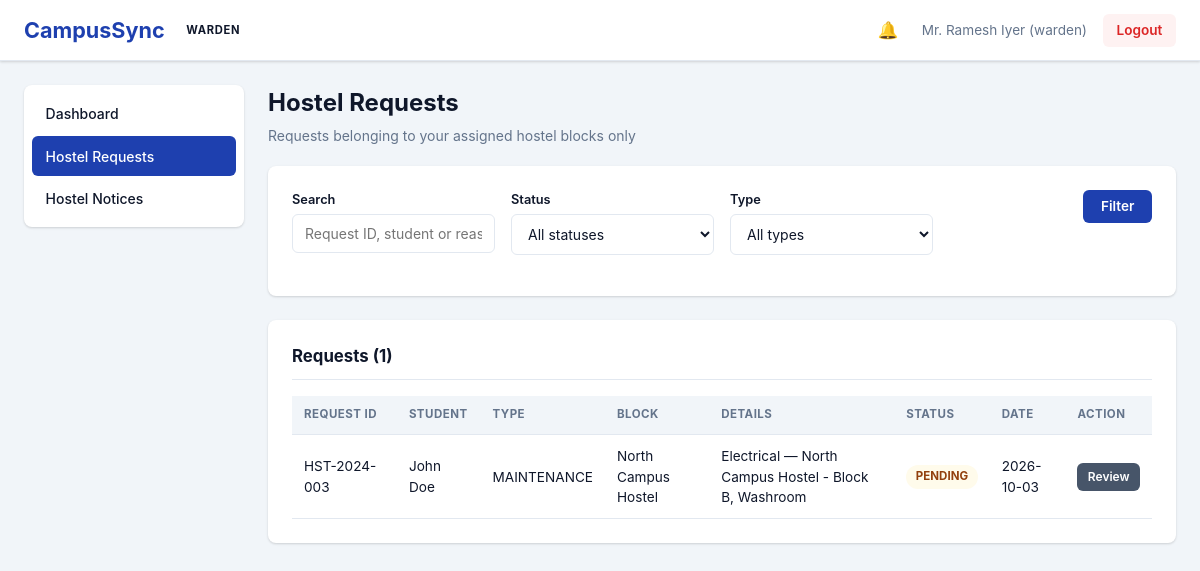
The page /warden/requests (signed in) on the database as committed earlier.
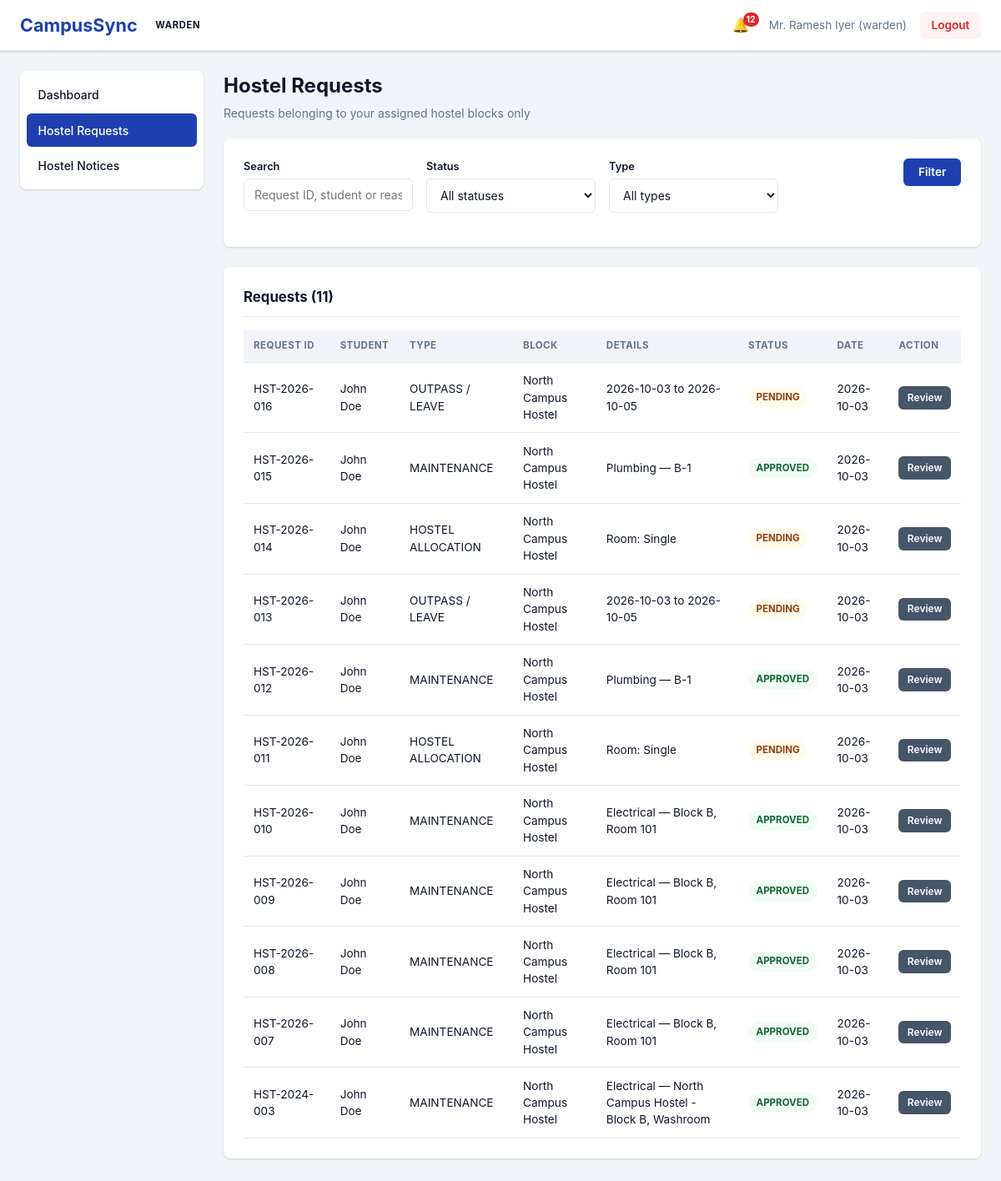
The same page on the database as committed later.
### models.py (models this page shows, shortened)
class HostelRequest(db.Model):
    __tablename__ = 'hostel_requests'
    id = db.Column(db.Integer, primary_key=True)
    request_id = db.Column(db.String(20), unique=True, nullable=False)
    student_id = db.Column(db.Integer, db.ForeignKey('users.id'), nullable=False)
    hostel_name = db.Column(db.String(100), nullable=False)
    room_preference = db.Column(db.String(50), nullable=False)
    reason = db.Column(db.Text, nullable=False)
    status = db.Column(db.String(20), default='Pending')
    created_at = db.Column(db.DateTime, default=datetime.utcnow)
    updated_at = db.Column(db.DateTime, default=datetime.utcnow, onupdate=datetime.utcnow)
    hostel_block_id = db.Column(db.Integer, db.ForeignKey('hostel_blocks.id'), nullable=True)
    request_type = db.Column(db.String(40), default=REQ_ALLOCATION)
    issue_type = db.Column(db.String(60))       # maintenance issue type
    location = db.Column(db.String(120))        # maintenance location
    start_date = db.Column(db.Date)             # outpass
    end_date = db.Column(db.Date)               # outpass
    warden_comment = db.Column(db.Text)
    clarification_note = db.Column(db.Text)
    decided_by_id = db.Column(db.Integer, db.ForeignKey('users.id'), nullable=True)
    decided_at = db.Column(db.DateTime)
    block = db.relationship('HostelBlock', lazy=True)
    decided_by = db.relationship('User', foreign_keys=[decided_by_id], lazy=True)

class User(db.Model):
    __tablename__ = 'users'
    id = db.Column(db.Integer, primary_key=True)
    username = db.Column(db.String(80), unique=True, nullable=False)
    password_hash = db.Column(db.String(120), nullable=False)
    role = db.Column(db.String(20), nullable=False)  # student|warden|staff|lostfound|admin
    full_name = db.Column(db.String(100), nullable=False)
    email = db.Column(db.String(120), unique=True, nullable=False)
    created_at = db.Column(db.DateTime, default=datetime.utcnow)
    phone = db.Column(db.String(20))
    department_id = db.Column(db.Integer, db.ForeignKey('departments.id'), nullable=True)
    is_active = db.Column(db.Boolean, default=True)
    failed_login_attempts = db.Column(db.Integer, default=0)
    locked_until = db.Column(db.DateTime)
    last_login_at = db.Column(db.DateTime)
    complaints = db.relationship('Complaint', backref='student', lazy=True,
                                foreign_keys='Complaint.student_id')
    hostel_requests = db.relationship('HostelRequest', backref='student', lazy=True,
                                      foreign_keys='HostelRequest.student_id')
    notifications = db.relationship('Notification', backref='user', lazy=True)

### routes/warden.py (the view)
@warden_bp.route('/requests')
@warden_required
def requests():
    user = current_user()
    status_filter = request.args.get('status', '').strip().upper()
    type_filter = request.args.get('type', '').strip().upper()
    keyword = request.args.get('q', '').strip()
    return render_template('warden/requests.html', user=user,
                           requests=scoped_requests(user, status_filter, type_filter, keyword),
                           blocks=my_blocks(user),
                           statuses=HOSTEL_REQUEST_STATUSES,
                           filters={'status': status_filter, 'type': type_filter,
                                    'q': keyword},
                           unread_notifications=unread_count(user.id))

### routes/warden.py (called while the page is built)
def my_blocks(user):
    if user.role == 'admin':
        return HostelBlock.query.filter_by(is_active=True).order_by(HostelBlock.name).all()
    return HostelBlock.query.filter_by(warden_id=user.id, is_active=True).order_by(
        HostelBlock.name).all()

def block_ids(user):
    return [b.id for b in my_blocks(user)]

def scoped_requests(user, status_filter=None, type_filter=None, keyword=None):
    ids = block_ids(user)
    if not ids:
        return []
    q = HostelRequest.query.filter(HostelRequest.hostel_block_id.in_(ids))
    if status_filter and status_filter in HOSTEL_REQUEST_STATUSES:
        q = q.filter(HostelRequest.status == status_filter)
    if type_filter and type_filter in (REQ_ALLOCATION, REQ_MAINTENANCE, REQ_OUTPASS):
        q = q.filter(HostelRequest.request_type == type_filter)
    if keyword:
        like = '%' + keyword + '%'
        q = q.filter(db.or_(HostelRequest.request_id.ilike(like),
                            HostelRequest.reason.ilike(like),
                            HostelRequest.student.has(
                                User.full_name.ilike(like))))
    return q.order_by(HostelRequest.created_at.desc()).all()

### templates/warden/requests.html (shortened to what this page needs)
{% extends 'base.html' %}
{% block content %}
<div class='page-container'>
    <div class='page-header'>
        <h2>Hostel Requests</h2>
        <p>Requests belonging to your assigned hostel blocks only</p>
    </div>
    <form method='GET' class='form-card' novalidate>
        <div class='form-row'>
            <div class='form-group'>
                <label for='q'>Search</label>
                <input type='text' id='q' name='q' value='{{ filters.q }}'
                       placeholder='Request ID, student or reason'>
            </div>
            <div class='form-group'>
                <label for='status'>Status</label>
                <select id='status' name='status'>
                    <option value=''>All statuses</option>
                </select>
            </div>
            <div class='form-group'>
                <label for='type'>Type</label>
                <select id='type' name='type'>
                    <option value=''>All types</option>
                </select>
            </div>
            <div class='form-group' style='display:flex;align-items:flex-end;'>
                <button type='submit' class='btn btn-primary'>Filter</button>
            </div>
        </div>
    </form>
    <div class='table-card'>
        <h3>Requests ({{ requests|length }})</h3>
        {% if requests %}
        <div class='table-responsive'>
            <table class='data-table'>
                <thead>
                    <tr>
                        <th>Request ID</th><th>Student</th><th>Type</th><th>Block</th>
                        <th>Details</th><th>Status</th><th>Date</th><th>Action</th>
                    </tr>
                </thead>
                <tbody>
                    {% for r in requests %}
                    <tr>
                        <td>{{ r.request_id }}</td>
                        <td>{{ r.student.full_name if r.student else 'N/A' }}</td>
                        <td>{{ r.request_type }}</td>
                        <td>{{ r.hostel_name }}</td>
                        <td>
                            {% if r.request_type == 'MAINTENANCE' %}{{ r.issue_type }} — {{ r.location }}
                            {% elif r.request_type == 'OUTPASS / LEAVE' %}{{ r.start_date }} to {{ r.end_date }}
                            {% else %}Room: {{ r.room_preference }}{% endif %}
                        </td>
                        <td><span class='status-badge status-{{ r.status|lower|replace(' ', '-') }}'>{{ r.status }}</span></td>
                        <td>{{ r.created_at.strftime('%Y-%m-%d') if r.created_at else 'N/A' }}</td>
                        <td><a href='{{ url_for('warden.request_detail', req_pk=r.id) }}' class='btn btn-secondary btn-sm'>Review</a></td>
                    </tr>
                    {% endfor %}
                </tbody>
            </table>
        </div>
        {% else %}
        <p class='empty-state'>No hostel requests match your filters.</p>
        {% endif %}
    </div>
</div>
{% endblock %}

### templates/base.html (shortened to what this page needs)
<!DOCTYPE html>
<html lang='en'>
<head>
    <link rel='stylesheet' href='{{ url_for('static', filename='css/style.css') }}'>
</head>
<body data-guard-exit="{{ 'true' if request.endpoint in ('student.dashboard', 'warden.dashboard', 'staff.dashboard', 'lostfound.dashboard', 'admin.dashboard') else 'false' }}" data-logout-url="{{ url_for('auth.logout') }}">
    <div class='app-container'>
        {% if session.user_id %}
        <header class='header'>
            <div class='header-left'>
                <h1 class='logo'>CampusSync</h1>
                <span class='role-badge {{ session.role }}'>{{ session.role }}</span>
            </div>
            <div class='header-right'>
                <a href='{{ url_for('student.notifications') if session.role == 'student' else url_for('admin.notifications') if session.role == 'admin' else '#' }}'
                   class='notification-indicator {% if unread_notifications|default(0) > 0 %}has-unread{% endif %}'>
                    <span class='bell'>🔔</span>
                    {% if unread_notifications|default(0) > 0 %}
                        <span class='badge'>{{ unread_notifications }}</span>
                    {% endif %}
                </a>
                <span class='user-info'>{{ session.full_name }} ({{ session.username }})</span>
                <a href='{{ url_for('auth.logout') }}' class='btn btn-logout'>Logout</a>
            </div>
        </header>
        <div class='main-container'>
            <nav class='sidebar'>
                <ul class='nav-menu'>
                    {% if session.role == 'student' %}
                    <li><a href='{{ url_for('student.dashboard') }}' class='nav-link {% if request.endpoint == 'student.dashboard' %}active{% endif %}'>Dashboard</a></li>
                    <li><a href='{{ url_for('student.register_complaint') }}' class='nav-link {% if request.endpoint == 'student.register_complaint' %}active{% endif %}'>Register Complaint</a></li>
                    <li><a href='{{ url_for('student.track_complaint') }}' class='nav-link {% if request.endpoint in ('student.track_complaint', 'student.complaint_detail') %}active{% endif %}'>Track Complaint</a></li>
                    <li><a href='{{ url_for('student.hostel') }}' class='nav-link {% if request.endpoint in ('student.hostel', 'student.hostel_request_detail') %}active{% endif %}'>My Hostel</a></li>
                    <li><a href='{{ url_for('student.hostel_request') }}' class='nav-link {% if request.endpoint == 'student.hostel_request' %}active{% endif %}'>Hostel Requests</a></li>
                    <li><a href='{{ url_for('student.lost_found') }}' class='nav-link {% if request.endpoint == 'student.lost_found' %}active{% endif %}'>Lost &amp; Found</a></li>
                    <li><a href='{{ url_for('student.notifications') }}' class='nav-link {% if request.endpoint == 'student.notifications' %}active{% endif %}'>Notifications</a></li>
                    {% elif session.role == 'warden' %}
                    <li><a href='{{ url_for('warden.dashboard') }}' class='nav-link {% if request.endpoint == 'warden.dashboard' %}active{% endif %}'>Dashboard</a></li>
                    <li><a href='{{ url_for('warden.requests') }}' class='nav-link {% if request.endpoint in ('warden.requests', 'warden.request_detail') %}active{% endif %}'>Hostel Requests</a></li>
                    <li><a href='{{ url_for('warden.notices') }}' class='nav-link {% if request.endpoint == 'warden.notices' %}active{% endif %}'>Hostel Notices</a></li>
                    {% endif %}
                </ul>
            </nav>
            <main class='content'>
                {% block content %}{% endblock %}
            </main>
        </div>
        {% else %}
            {% block login_content %}{% endblock %}
        {% endif %}
    </div>
</body>
</html>

Rows that differ between the two databases and show on the page:
added HostelRequest: request_id "HST-2026-016", student "John Doe", request_type "OUTPASS / LEAVE", hostel_name "North Campus Hostel", start_date "2026-10-03", end_date "2026-10-05", status "PENDING", created_at "2026-10-03"
added HostelRequest: request_id "HST-2026-015", student "John Doe", request_type "MAINTENANCE", hostel_name "North Campus Hostel", issue_type "Plumbing", location "B-1", status "APPROVED", created_at "2026-10-03"
added HostelRequest: request_id "HST-2026-014", student "John Doe", request_type "HOSTEL ALLOCATION", hostel_name "North Campus Hostel", room_preference "Single", status "PENDING", created_at "2026-10-03"
added HostelRequest: request_id "HST-2026-013", student "John Doe", request_type "OUTPASS / LEAVE", hostel_name "North Campus Hostel", start_date "2026-10-03", end_date "2026-10-05", status "PENDING", created_at "2026-10-03"
added HostelRequest: request_id "HST-2026-012", student "John Doe", request_type "MAINTENANCE", hostel_name "North Campus Hostel", issue_type "Plumbing", location "B-1", status "APPROVED", created_at "2026-10-03"
added HostelRequest: request_id "HST-2026-011", student "John Doe", request_type "HOSTEL ALLOCATION", hostel_name "North Campus Hostel", room_preference "Single", status "PENDING", created_at "2026-10-03"
added HostelRequest: request_id "HST-2026-010", student "John Doe", request_type "MAINTENANCE", hostel_name "North Campus Hostel", issue_type "Electrical", location "Block B, Room 101", status "APPROVED", created_at "2026-10-03"
added HostelRequest: request_id "HST-2026-009", student "John Doe", request_type "MAINTENANCE", hostel_name "North Campus Hostel", issue_type "Electrical", location "Block B, Room 101", status "APPROVED", created_at "2026-10-03"
added HostelRequest: request_id "HST-2026-008", student "John Doe", request_type "MAINTENANCE", hostel_name "North Campus Hostel", issue_type "Electrical", location "Block B, Room 101", status "APPROVED", created_at "2026-10-03"
added HostelRequest: request_id "HST-2026-007", student "John Doe", request_type "MAINTENANCE", hostel_name "North Campus Hostel", issue_type "Electrical", location "Block B, Room 101", status "APPROVED", created_at "2026-10-03"
changed HostelRequest "HST-2024-003": status "PENDING" → "APPROVED"
Other text that changed with them:
{{ unread_notifications }}: (not shown) → "12"
{{ requests|length }}: "1" → "11"
